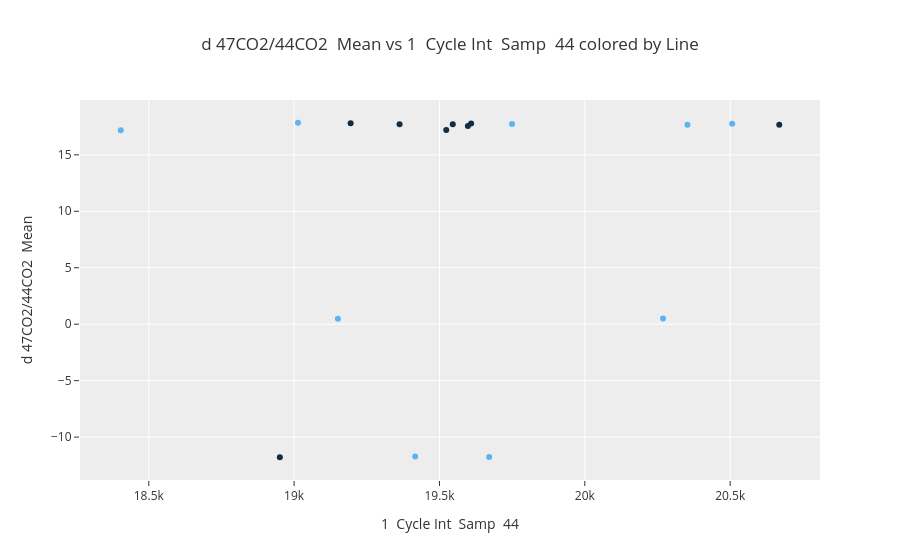

The cell this chart's notebook holds for it:
### Markdown cell above
## Interactive Scatter Plot with Dropdown Menus
The code creates an interactive scatter plot with dropdown menus to dynamically select the x-axis, y-axis, and z-axis variables. It follows these steps:

**Create Dropdowns** It creates three dropdowns using the widgets.Dropdown() function:
a. x_dropdown: For selecting the x-axis variable.
b. y_dropdown: For selecting the y-axis variable.
c. z_dropdown: For selecting the z-axis variable.

**Set Dropdown Options** It sets the dropdown options for each dropdown using the options parameter, providing a list of numeric columns (numeric_columns) for selection.

**Set Initial Dropdown Values** It sets the initial selected values for each dropdown using the value parameter, selecting the first elements of numeric_columns as the default choices.

**Create Plot Output Widget** It creates an output widget using the widgets.Output() function to display the interactive plot.

**Define Update Plot Function** It defines a function update_plot(x, y, z) that dynamically updates the plot based on the selected dropdown values:
a. It clears the existing plot output using plot_output.clear_output().
b. It creates a go.Figure object with a go.Scatter plot:
i. x: Data from the selected x-axis variable (x).
ii. y: Data from the selected y-axis variable (y).
iii. mode: 'markers' to display data points as markers.
iv. marker_color: Sets the marker color based on the selected z-axis variable (z).
v. text: Adds the z-axis values to the marker text (text).
vi. hovertemplate: Defines the hover template for each data point, including x, y, and z values.
c. It updates the plot layout with a title, x-axis title, and y-axis title based on the selected variables.
d. It displays the updated plot using fig.show().

**Create Update Plot Button** It creates a button using the widgets.Button() function with the description "Update Plot".

**Connect Button to Update Function** It connects the button to the update_plot() function using the on_click() method. Whenever the button is clicked, it triggers the update function, passing the current values of the x_dropdown, y_dropdown, and z_dropdown to update the plot accordingly.

**Display Widgets** It displays the dropdowns, button, and plot output widget using the display() function, arranging them in a suitable layout for user interaction.

This interactive scatter plot allows users to dynamically explore the relationship between different variables in the dataset, providing a visual representation of the data and enabling interactive data exploration.

### Code cell
# Create a dropdown for the x-axis
x_dropdown = widgets.Dropdown(
    options=numeric_columns,
    value=numeric_columns[0],
    description='X-axis:',
)

# Create a dropdown for the y-axis
y_dropdown = widgets.Dropdown(
    options=numeric_columns,
    value=numeric_columns[1],
    description='Y-axis:',
)

# Create a dropdown for the z-axis
z_dropdown = widgets.Dropdown(
    options=numeric_columns,
    value=numeric_columns[2],
    description='Z-axis:',
)

# create an output widget for the plot
plot_output = widgets.Output()

# Function to update the plot
def update_plot(x, y, z):
    # plot_output.clear_output(wait=True) # Clear the existing plot output
    with plot_output:
        fig = go.Figure(data=go.Scatter(x=df_std_cp[x], 
                                        y=df_std_cp[y], 
                                        mode='markers',
                                        marker_color=df_std_cp[z],  # Set marker color to z variable
                                        text=df_std_cp[z],  # Add z values to text
                                        hovertemplate=
                                            f"<b>{x}</b>: %{{x:.1f}}<br>" +
                                            f"<b>{y}</b>: %{{y:.1f}}<br>" +
                                            f"<b>{z}</b>: %{{text}}<br>"
                            )
                        )
        fig.update_layout(title=f"{y} vs {x} colored by {z}", xaxis_title=x, yaxis_title=y)
        fig.show()

# Create a button that will update the plot when clicked
button = widgets.Button(description="Update Plot")
button.on_click(lambda x: update_plot(x_dropdown.value, y_dropdown.value, z_dropdown.value))

# Display the widgets
display(x_dropdown, y_dropdown, z_dropdown, button, plot_output)

### Figure 1 — Plotly figure (JSON) as saved in the notebook; plotly's stock layout.template omitted (floating-point values rounded to 4 significant figures)
{"data": [{"hovertemplate": "<b>1  Cycle Int  Samp  44</b>: %{x:.1f}<br><b>d 47CO2/44CO2  Mean</b>: %{y:.1f}<br><b>Line</b>: %{text}<br>", "marker": {"color": [1, 2, 1, 2, 1, 2, 1, 2, 1, 2, 2, 1, 2, 1, 2, 1, 2]}, "mode": "markers", "text": [1, 2, 1, 2, 1, 2, 1, 2, 1, 2, 2, 1, 2, 1, 2, 1, 2], "type": "scatter", "x": [19600.0, 19420.0, 19190.0, 18400.0, 19550.0, 20270.0, 20670.0, 19010.0, 19610.0, 19670.0, 20510.0, 19520.0, 20350.0, 18950.0, 19150.0, 19360.0, 19750.0], "y": [17.56, -11.71, 17.79, 17.18, 17.71, 0.502, 17.67, 17.84, 17.77, -11.75, 17.76, 17.19, 17.66, -11.79, 0.484, 17.7, 17.72]}], "layout": {"title": {"text": "d 47CO2/44CO2  Mean vs 1  Cycle Int  Samp  44 colored by Line"}, "xaxis": {"title": {"text": "1  Cycle Int  Samp  44"}}, "yaxis": {"title": {"text": "d 47CO2/44CO2  Mean"}}}}
